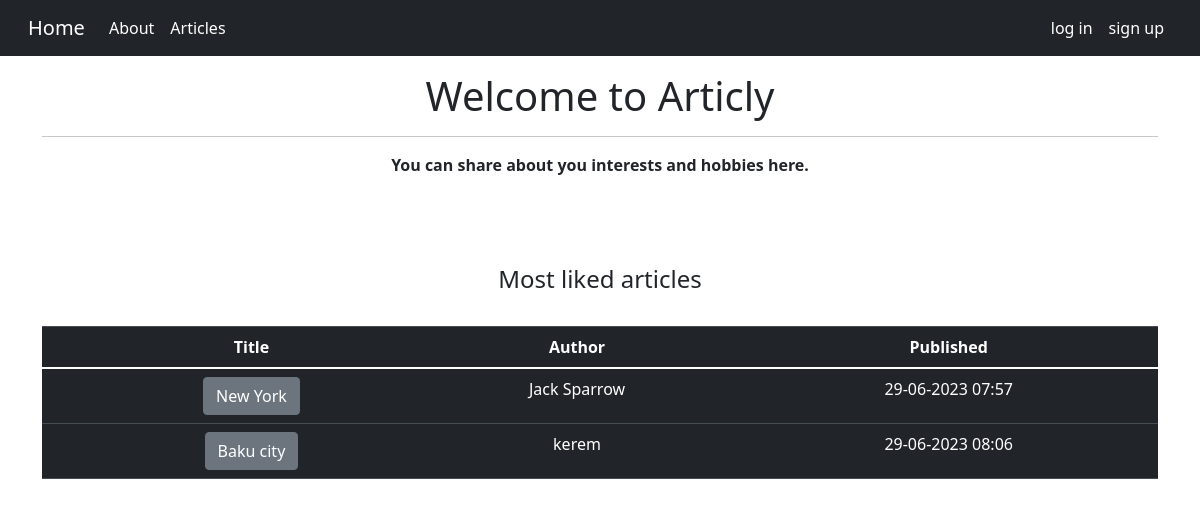
Before: / with the older database file.
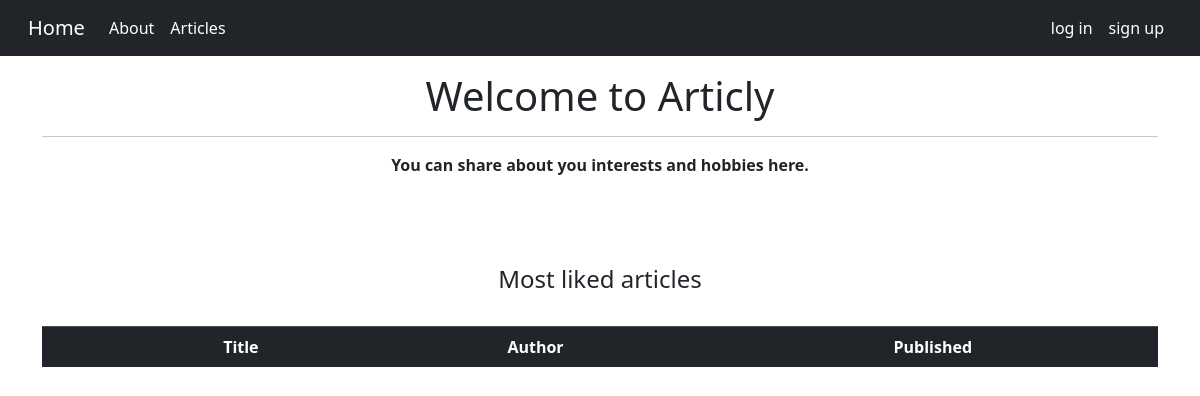
After: the same page with the newer database file.
### models.py (models this page shows)
class Article(db.Model):
    __tablename__ = "article"
    __table_args__ = {'extend_existing': True}
    id = db.Column("id",db.Integer, primary_key=True)
    title = db.Column("title",db.String(150))
    author = db.Column(db.Integer, db.ForeignKey("user.id",ondelete= "CASCADE"),nullable = False)
    content = db.Column("content",db.String())
    date = db.Column("date",db.DateTime, default=datetime.utcnow)
    likes = db.relationship("Like",backref = "article" , passive_deletes = True)
    comments = db.relationship("Comment",backref = "article" , passive_deletes = True)

class User(db.Model):
    __tablename__ = "user"
    __table_args__ = {'extend_existing': True}
    id = db.Column(db.Integer, primary_key=True)
    name = db.Column(db.String(150))
    email = db.Column(db.String(150), unique=True)
    username = db.Column(db.String(150), unique=True)
    password = db.Column(db.String(150))
    articles = db.relationship("Article",backref = "user" , passive_deletes = True)
    likes = db.relationship("Like",backref = "user" , passive_deletes = True)
    comments = db.relationship("Comment",backref = "user" , passive_deletes = True)

### routes.py (the view)
@app.route('/')
def home():
    top_articles = db.session.query(Article).join(Like).group_by(Article).order_by(func.count(Like.id).desc()).limit(6).all()
    return render_template('index.html',articles=top_articles)

### templates/index.html
{% extends "layout.html" %}
{% block block1 %}
    <div class="text text-center">
        <h1>Welcome to Articly</h1>
        <hr>
        <p><b>You can share about you interests and hobbies here.</b></p>
        <br><br><br>
        <h4>Most liked articles</h4>
        <br>
        <table class="table table-hover table-dark">
            <thead>
                <tr>
                    <th></th>
                    <th scope="col">Title</th>
                    <th scope="col">Author</th>
                    <th scope="col">Published</th>
                </tr>
            </thead>
            <tbody>
                {% for article in articles  %}
                <tr>
                    <td></td>
                    <td><a href="/article/{{article.id}}" class= "btn btn-secondary">{{article.title}}</a></td>
                    <td>{{article.user.username}}</td>
                    <td>{{article.date.strftime('%d-%m-%Y %H:%M')}}</td>
                </tr>
                {% endfor %}
            </tbody>
        </table>
    </div>
{% endblock  %}

### templates/layout.html (shortened to what this page needs)
<!DOCTYPE html>
<html>
    <head>
        <link href="https://cdn.jsdelivr.net/npm/bootstrap@5.1.0/dist/css/bootstrap.min.css" rel="stylesheet">
        <link rel="stylesheet" href="https://cdn.jsdelivr.net/npm/bootstrap@4.5.3/dist/css/bootstrap.min.css">
    </head>
    <body>
        {% include "includes/navbar.html" %}
        <br><br><br>
        <div class="container" >
                {% block block1 %}
                {% endblock  %}
        </div>
        <link href="https://cdn.jsdelivr.net/npm/bootstrap@5.1.0/dist/css/bootstrap.min.css" rel="stylesheet">
    </body>
</html>

### templates/includes/navbar.html (shortened to what this page needs)
<nav class="navbar navbar-expand-md navbar-dark fixed-top bg-dark">
  <div class="container-fluid">
    <a class="navbar-brand" href="/">Home</a>
    <div class="collapse navbar-collapse" id="navbarCollapse">
      <ul class="navbar-nav mr-auto">
        <li class="nav-item">
          <a class="nav-link active" href="/about">About</a>
        </li>
        <li class="nav-item">
          <a class="nav-link active" href="/articles">Articles</a>
        </li>
      </ul>
    </div>
    <div>
      <ul class="navbar-nav ml-auto">
        {% if session['logged_in'] %}
        <li class="nav-item active">
          <a class="nav-link active" href="/dashboard">Profile</a>
        </li>
        <li class="nav-item active">
          <a class="nav-link active" href="/logout">log out</a>
        </li>
        {% else %}
        <li class="nav-item active">
          <a class="nav-link active" href="/login">log in</a>
        </li>
        <li class="nav-item active">
          <a class="nav-link active" href="/register">sign up</a>
        </li>
        {% endif %}
      </ul>
    </div>
  </div>
</nav>

Changed rows visible on the page:
removed Article: title "New York", user.username "Jack Sparrow", date "29-06-2023 07:57"
removed Article: title "Baku city", user.username "kerem", date "29-06-2023 08:06"
